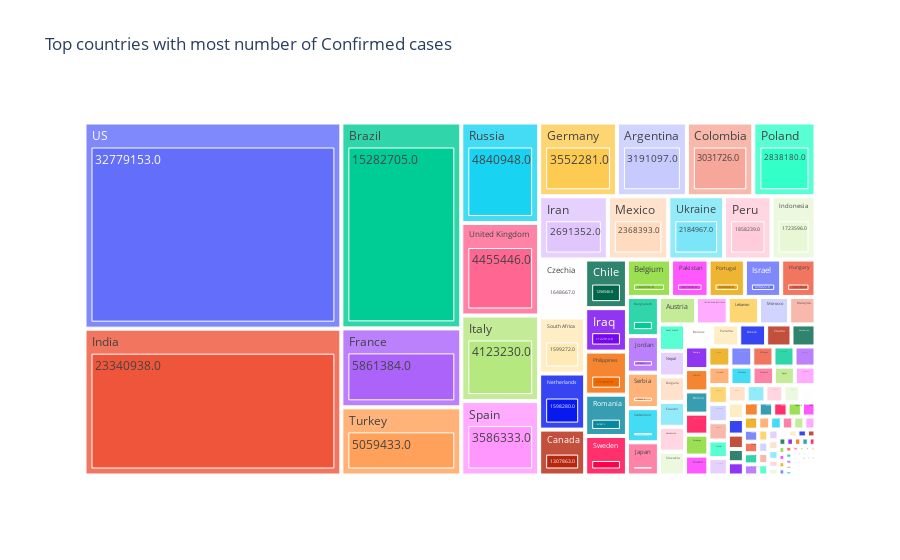
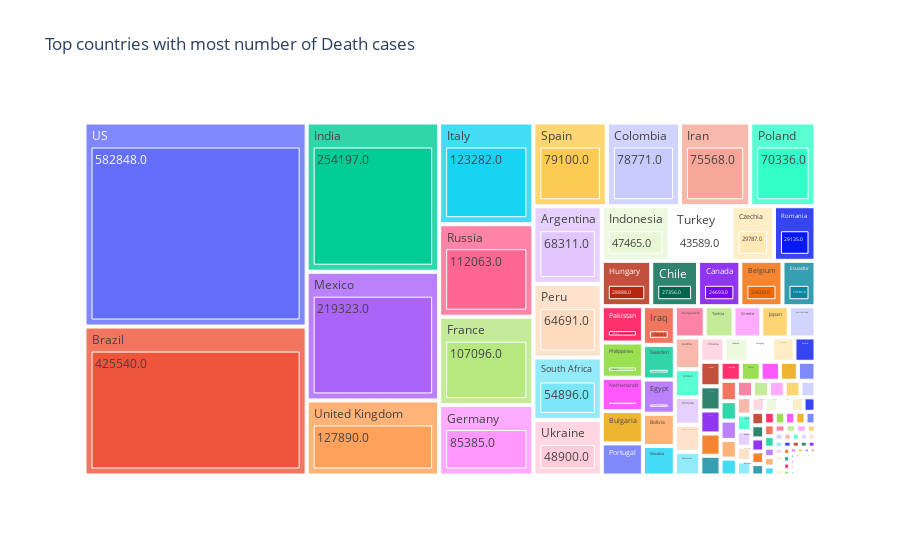
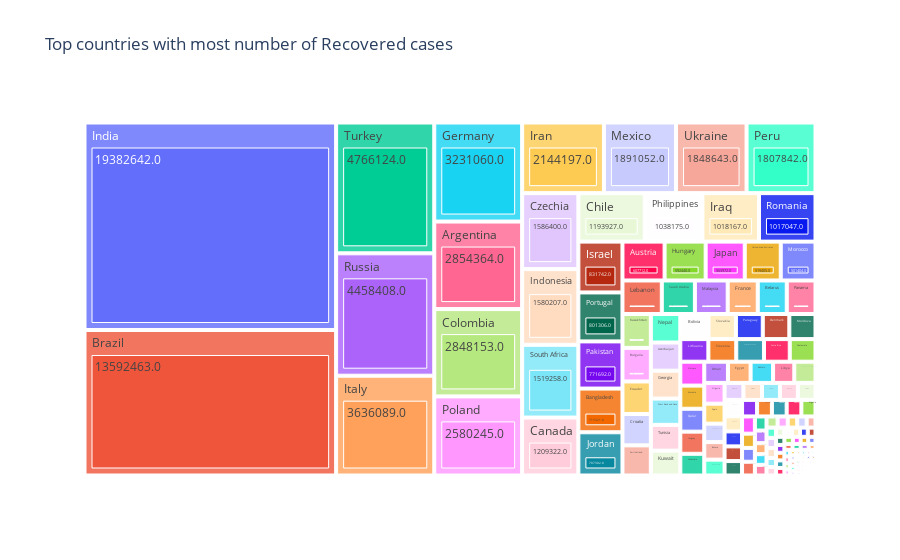
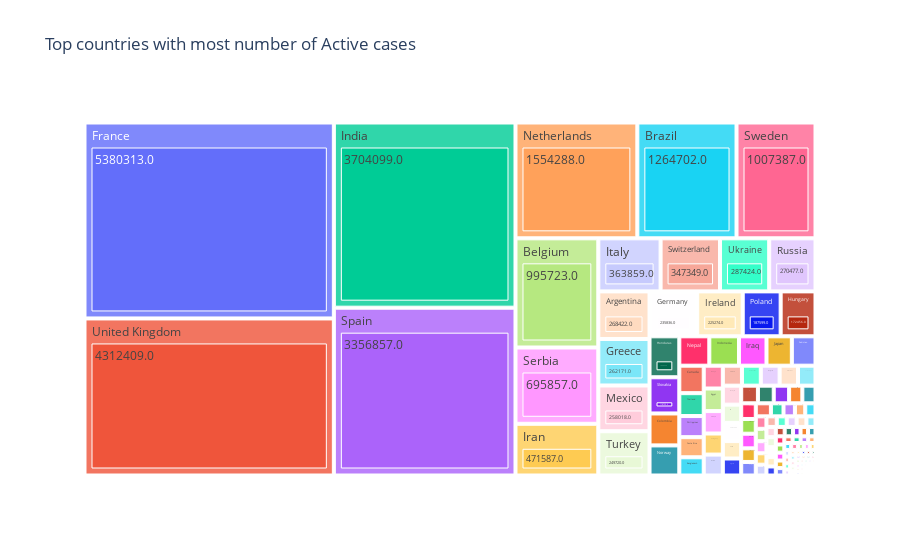

The code cell stored with these charts, in order, in its notebook:
### Markdown cell above
## Treemap view

### Code cell
fig = px.treemap(sorted_confirmed_country, path = ['Country', 'Confirmed'], values = 'Confirmed',
                title="Top countries with most number of Confirmed cases")
fig.show();

fig = px.treemap(sorted_death_country, path = ['Country', 'Deaths'], values = 'Deaths',
                title="Top countries with most number of Death cases")
fig.show();

fig = px.treemap(sorted_recovered_country, path = ['Country', 'Recovered'], values = 'Recovered',
                title="Top countries with most number of Recovered cases")
fig.show();

fig = px.treemap(sorted_active_country, path = ['Country', 'Active'], values = 'Active',
                title="Top countries with most number of Active cases")
fig.show();

### Figure 1 — Plotly figure (JSON) as saved in the notebook; plotly's stock layout.template omitted (floating-point values rounded to 4 significant figures; data arrays with more than 128 entries replaced by an {"elided": "..."} marker saying what was removed)
{"data": [{"branchvalues": "total", "domain": {"x": [0, 1], "y": [0, 1]}, "hovertemplate": "labels=%{label}<br>Confirmed=%{value}<br>parent=%{parent}<br>id=%{id}<extra></extra>", "ids": {"elided": "384 str values"}, "labels": {"elided": "384 str values"}, "name": "", "parents": {"elided": "384 str values"}, "type": "treemap", "values": {"elided": "384 int values"}}], "layout": {"legend": {"tracegroupgap": 0}, "title": {"text": "Top countries with most number of Confirmed cases"}}}

### Figure 2 — Plotly figure (JSON) as saved in the notebook; plotly's stock layout.template omitted (floating-point values rounded to 4 significant figures; data arrays with more than 128 entries replaced by an {"elided": "..."} marker saying what was removed)
{"data": [{"branchvalues": "total", "domain": {"x": [0, 1], "y": [0, 1]}, "hovertemplate": "labels=%{label}<br>Deaths=%{value}<br>parent=%{parent}<br>id=%{id}<extra></extra>", "ids": {"elided": "384 str values"}, "labels": {"elided": "384 str values"}, "name": "", "parents": {"elided": "384 str values"}, "type": "treemap", "values": {"elided": "384 int values"}}], "layout": {"legend": {"tracegroupgap": 0}, "title": {"text": "Top countries with most number of Death cases"}}}

### Figure 3 — Plotly figure (JSON) as saved in the notebook; plotly's stock layout.template omitted (floating-point values rounded to 4 significant figures; data arrays with more than 128 entries replaced by an {"elided": "..."} marker saying what was removed)
{"data": [{"branchvalues": "total", "domain": {"x": [0, 1], "y": [0, 1]}, "hovertemplate": "labels=%{label}<br>Recovered=%{value}<br>parent=%{parent}<br>id=%{id}<extra></extra>", "ids": {"elided": "380 str values"}, "labels": {"elided": "380 str values"}, "name": "", "parents": {"elided": "380 str values"}, "type": "treemap", "values": {"elided": "380 int values"}}], "layout": {"legend": {"tracegroupgap": 0}, "title": {"text": "Top countries with most number of Recovered cases"}}}

### Figure 4 — Plotly figure (JSON) as saved in the notebook; plotly's stock layout.template omitted (floating-point values rounded to 4 significant figures; data arrays with more than 128 entries replaced by an {"elided": "..."} marker saying what was removed)
{"data": [{"branchvalues": "total", "domain": {"x": [0, 1], "y": [0, 1]}, "hovertemplate": "labels=%{label}<br>Active=%{value}<br>parent=%{parent}<br>id=%{id}<extra></extra>", "ids": {"elided": "383 str values"}, "labels": {"elided": "383 str values"}, "name": "", "parents": {"elided": "383 str values"}, "type": "treemap", "values": {"elided": "383 int values"}}], "layout": {"legend": {"tracegroupgap": 0}, "title": {"text": "Top countries with most number of Active cases"}}}
